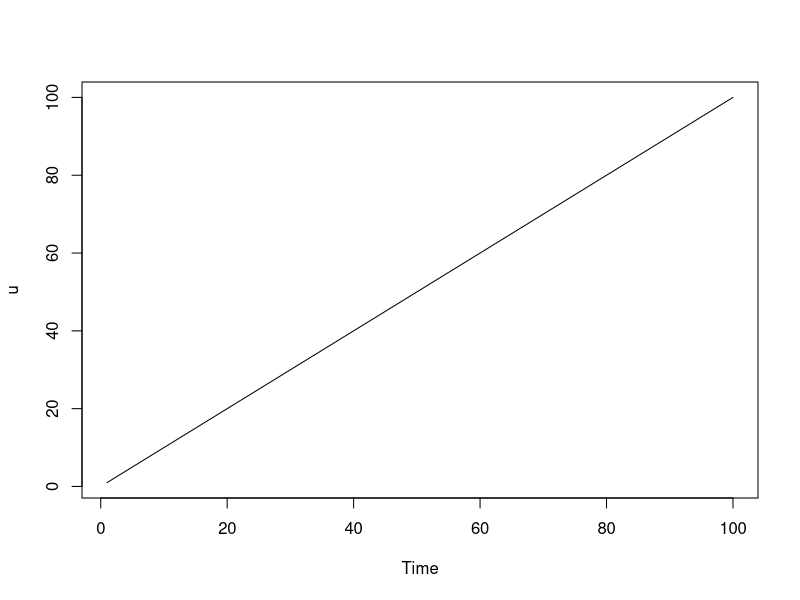
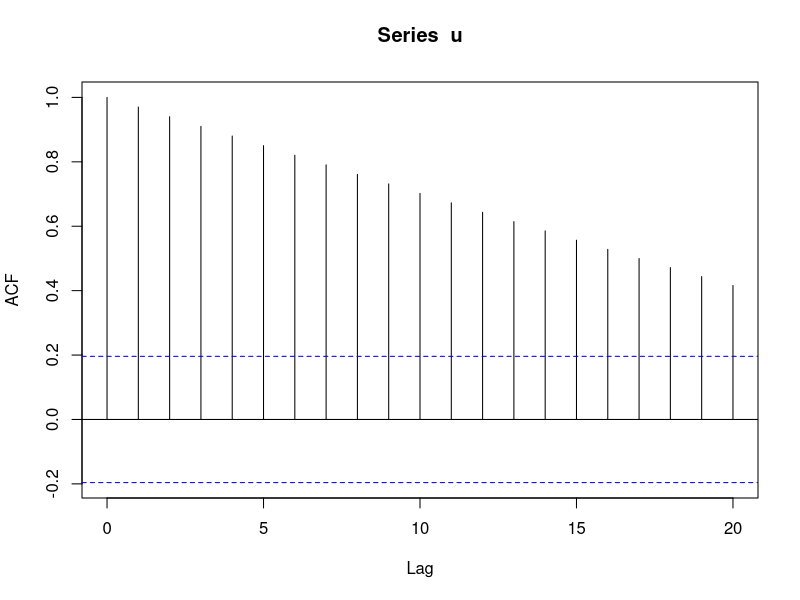
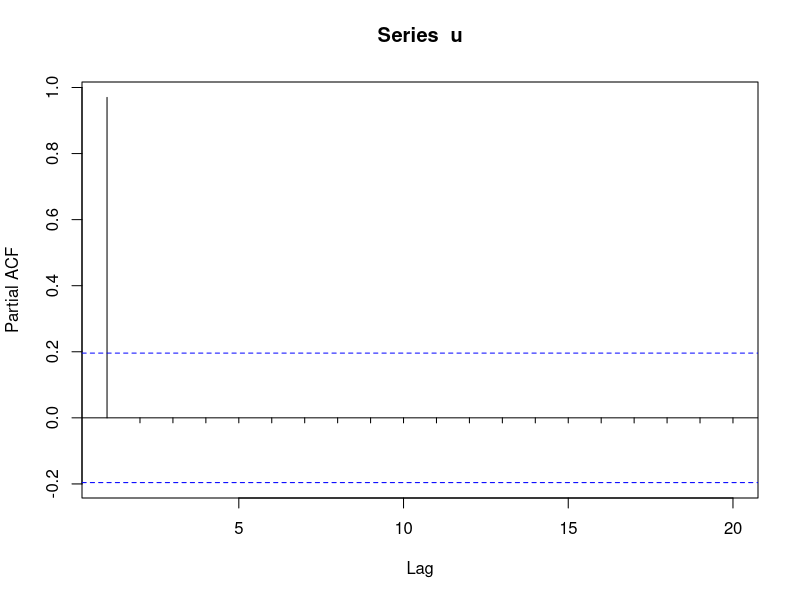

Recreate these plots in R, in order.
u = seq(1,100,by =1)
ts.plot(u) # data is not stationary as mean is not constant
acf(u)  # acf is not cut off
pacf(u) # pacf is cut off (pacf is no use when determining whether data is stationary or not)


